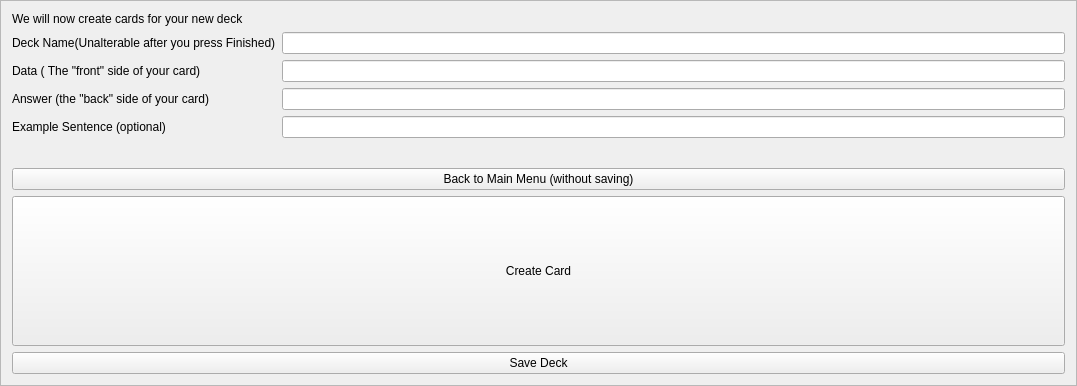
<?xml version="1.0" encoding="UTF-8"?>
<ui version="4.0">
 <class>NewDeckFrame</class>
 <widget class="QFrame" name="NewDeckFrame">
  <property name="geometry">
   <rect>
    <x>0</x>
    <y>0</y>
    <width>1077</width>
    <height>386</height>
   </rect>
  </property>
  <property name="sizePolicy">
   <sizepolicy hsizetype="Preferred" vsizetype="Preferred">
    <horstretch>0</horstretch>
    <verstretch>0</verstretch>
   </sizepolicy>
  </property>
  <property name="windowTitle">
   <string>Frame</string>
  </property>
  <property name="frameShape">
   <enum>QFrame::StyledPanel</enum>
  </property>
  <property name="frameShadow">
   <enum>QFrame::Raised</enum>
  </property>
  <layout class="QVBoxLayout" name="verticalLayout_2">
   <item>
    <layout class="QVBoxLayout" name="verticalLayout"/>
   </item>
   <item>
    <layout class="QFormLayout" name="formLayout">
     <item row="0" column="0">
      <widget class="QLabel" name="instructionLabel">
       <property name="sizePolicy">
        <sizepolicy hsizetype="Minimum" vsizetype="Minimum">
         <horstretch>0</horstretch>
         <verstretch>0</verstretch>
        </sizepolicy>
       </property>
       <property name="text">
        <string>We will now create cards for your new deck</string>
       </property>
      </widget>
     </item>
     <item row="2" column="0">
      <widget class="QLabel" name="deckNameLabel">
       <property name="text">
        <string>Deck Name(Unalterable after you press Finished)</string>
       </property>
      </widget>
     </item>
     <item row="2" column="1">
      <widget class="QLineEdit" name="deckNameLineEdit"/>
     </item>
     <item row="3" column="0">
      <widget class="QLabel" name="dataLabel">
       <property name="sizePolicy">
        <sizepolicy hsizetype="Preferred" vsizetype="Preferred">
         <horstretch>0</horstretch>
         <verstretch>0</verstretch>
        </sizepolicy>
       </property>
       <property name="maximumSize">
        <size>
         <width>400</width>
         <height>16777215</height>
        </size>
       </property>
       <property name="text">
        <string>Data ( The &quot;front&quot; side of your card)</string>
       </property>
      </widget>
     </item>
     <item row="3" column="1">
      <widget class="QLineEdit" name="dataLineEdit"/>
     </item>
     <item row="4" column="0">
      <widget class="QLabel" name="answerLabel">
       <property name="sizePolicy">
        <sizepolicy hsizetype="Preferred" vsizetype="Preferred">
         <horstretch>0</horstretch>
         <verstretch>0</verstretch>
        </sizepolicy>
       </property>
       <property name="maximumSize">
        <size>
         <width>400</width>
         <height>16777215</height>
        </size>
       </property>
       <property name="text">
        <string>Answer (the &quot;back&quot; side of your card)</string>
       </property>
      </widget>
     </item>
     <item row="4" column="1">
      <widget class="QLineEdit" name="answerLineEdit"/>
     </item>
     <item row="5" column="0">
      <widget class="QLabel" name="sentenceLabel">
       <property name="sizePolicy">
        <sizepolicy hsizetype="Preferred" vsizetype="Preferred">
         <horstretch>0</horstretch>
         <verstretch>0</verstretch>
        </sizepolicy>
       </property>
       <property name="maximumSize">
        <size>
         <width>400</width>
         <height>16777215</height>
        </size>
       </property>
       <property name="text">
        <string>Example Sentence (optional)</string>
       </property>
      </widget>
     </item>
     <item row="5" column="1">
      <widget class="QLineEdit" name="sentenceLineEdit"/>
     </item>
    </layout>
   </item>
   <item>
    <widget class="QPushButton" name="pushButton">
     <property name="text">
      <string>Back to Main Menu (without saving)</string>
     </property>
    </widget>
   </item>
   <item>
    <widget class="QPushButton" name="createCardButton">
     <property name="sizePolicy">
      <sizepolicy hsizetype="Preferred" vsizetype="Preferred">
       <horstretch>0</horstretch>
       <verstretch>0</verstretch>
      </sizepolicy>
     </property>
     <property name="text">
      <string>Create Card</string>
     </property>
    </widget>
   </item>
   <item>
    <widget class="QPushButton" name="exitButton">
     <property name="text">
      <string>Save Deck</string>
     </property>
    </widget>
   </item>
  </layout>
 </widget>
 <resources/>
 <connections/>
</ui>
